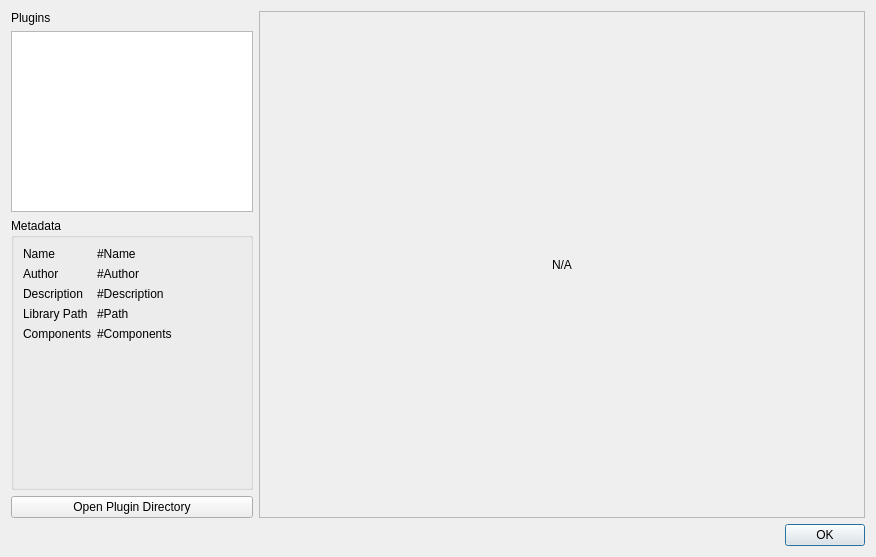
<?xml version="1.0" encoding="UTF-8"?>
<ui version="4.0">
 <class>w_PluginManager</class>
 <widget class="QDialog" name="w_PluginManager">
  <property name="geometry">
   <rect>
    <x>0</x>
    <y>0</y>
    <width>876</width>
    <height>557</height>
   </rect>
  </property>
  <property name="windowTitle">
   <string>Plugin Manager</string>
  </property>
  <layout class="QGridLayout" name="gridLayout_2" columnstretch="2,5">
   <item row="0" column="0">
    <layout class="QVBoxLayout" name="verticalLayout" stretch="0,2,3,0">
     <item>
      <widget class="QLabel" name="label">
       <property name="text">
        <string>Plugins</string>
       </property>
      </widget>
     </item>
     <item>
      <widget class="QListWidget" name="pluginListWidget"/>
     </item>
     <item>
      <widget class="QGroupBox" name="groupBox">
       <property name="title">
        <string>Metadata</string>
       </property>
       <layout class="QFormLayout" name="formLayout">
        <item row="0" column="0">
         <widget class="QLabel" name="label_3">
          <property name="text">
           <string>Name</string>
          </property>
          <property name="alignment">
           <set>Qt::AlignLeading|Qt::AlignLeft|Qt::AlignTop</set>
          </property>
         </widget>
        </item>
        <item row="0" column="1">
         <widget class="QLabel" name="pluginNameLabel">
          <property name="sizePolicy">
           <sizepolicy hsizetype="MinimumExpanding" vsizetype="Preferred">
            <horstretch>0</horstretch>
            <verstretch>0</verstretch>
           </sizepolicy>
          </property>
          <property name="cursor">
           <cursorShape>IBeamCursor</cursorShape>
          </property>
          <property name="text">
           <string>#Name</string>
          </property>
          <property name="wordWrap">
           <bool>true</bool>
          </property>
          <property name="textInteractionFlags">
           <set>Qt::LinksAccessibleByMouse|Qt::TextSelectableByMouse</set>
          </property>
         </widget>
        </item>
        <item row="1" column="0">
         <widget class="QLabel" name="label_4">
          <property name="text">
           <string>Author</string>
          </property>
          <property name="alignment">
           <set>Qt::AlignLeading|Qt::AlignLeft|Qt::AlignTop</set>
          </property>
         </widget>
        </item>
        <item row="1" column="1">
         <widget class="QLabel" name="pluginAuthorLabel">
          <property name="sizePolicy">
           <sizepolicy hsizetype="MinimumExpanding" vsizetype="Preferred">
            <horstretch>0</horstretch>
            <verstretch>0</verstretch>
           </sizepolicy>
          </property>
          <property name="cursor">
           <cursorShape>IBeamCursor</cursorShape>
          </property>
          <property name="text">
           <string>#Author</string>
          </property>
          <property name="wordWrap">
           <bool>true</bool>
          </property>
          <property name="textInteractionFlags">
           <set>Qt::LinksAccessibleByMouse|Qt::TextSelectableByMouse</set>
          </property>
         </widget>
        </item>
        <item row="2" column="0">
         <widget class="QLabel" name="label_7">
          <property name="text">
           <string>Description</string>
          </property>
          <property name="alignment">
           <set>Qt::AlignLeading|Qt::AlignLeft|Qt::AlignTop</set>
          </property>
         </widget>
        </item>
        <item row="2" column="1">
         <widget class="QLabel" name="pluginDescriptionLabel">
          <property name="sizePolicy">
           <sizepolicy hsizetype="MinimumExpanding" vsizetype="Preferred">
            <horstretch>0</horstretch>
            <verstretch>0</verstretch>
           </sizepolicy>
          </property>
          <property name="cursor">
           <cursorShape>IBeamCursor</cursorShape>
          </property>
          <property name="text">
           <string>#Description</string>
          </property>
          <property name="wordWrap">
           <bool>true</bool>
          </property>
          <property name="textInteractionFlags">
           <set>Qt::LinksAccessibleByMouse|Qt::TextSelectableByMouse</set>
          </property>
         </widget>
        </item>
        <item row="3" column="0">
         <widget class="QLabel" name="label_8">
          <property name="text">
           <string>Library Path</string>
          </property>
          <property name="alignment">
           <set>Qt::AlignLeading|Qt::AlignLeft|Qt::AlignTop</set>
          </property>
         </widget>
        </item>
        <item row="3" column="1">
         <widget class="QLabel" name="pluginLibPathLabel">
          <property name="sizePolicy">
           <sizepolicy hsizetype="MinimumExpanding" vsizetype="Preferred">
            <horstretch>0</horstretch>
            <verstretch>0</verstretch>
           </sizepolicy>
          </property>
          <property name="cursor">
           <cursorShape>IBeamCursor</cursorShape>
          </property>
          <property name="text">
           <string>#Path</string>
          </property>
          <property name="wordWrap">
           <bool>true</bool>
          </property>
          <property name="textInteractionFlags">
           <set>Qt::LinksAccessibleByMouse|Qt::TextSelectableByMouse</set>
          </property>
         </widget>
        </item>
        <item row="4" column="0">
         <widget class="QLabel" name="label_9">
          <property name="text">
           <string>Components</string>
          </property>
          <property name="alignment">
           <set>Qt::AlignLeading|Qt::AlignLeft|Qt::AlignTop</set>
          </property>
         </widget>
        </item>
        <item row="4" column="1">
         <widget class="QLabel" name="pluginComponentsLabel">
          <property name="sizePolicy">
           <sizepolicy hsizetype="MinimumExpanding" vsizetype="Preferred">
            <horstretch>0</horstretch>
            <verstretch>0</verstretch>
           </sizepolicy>
          </property>
          <property name="cursor">
           <cursorShape>IBeamCursor</cursorShape>
          </property>
          <property name="text">
           <string>#Components</string>
          </property>
          <property name="wordWrap">
           <bool>true</bool>
          </property>
          <property name="textInteractionFlags">
           <set>Qt::LinksAccessibleByMouse|Qt::TextSelectableByMouse</set>
          </property>
         </widget>
        </item>
       </layout>
      </widget>
     </item>
     <item>
      <layout class="QHBoxLayout" name="horizontalLayout">
       <item>
        <widget class="QPushButton" name="openPluginFolder">
         <property name="text">
          <string>Open Plugin Directory</string>
         </property>
        </widget>
       </item>
      </layout>
     </item>
    </layout>
   </item>
   <item row="0" column="1">
    <widget class="QFrame" name="frame">
     <property name="frameShape">
      <enum>QFrame::StyledPanel</enum>
     </property>
     <property name="frameShadow">
      <enum>QFrame::Raised</enum>
     </property>
     <layout class="QGridLayout" name="gridLayout">
      <property name="leftMargin">
       <number>0</number>
      </property>
      <property name="topMargin">
       <number>0</number>
      </property>
      <property name="rightMargin">
       <number>0</number>
      </property>
      <property name="bottomMargin">
       <number>0</number>
      </property>
      <item row="0" column="0">
       <layout class="QGridLayout" name="pluginSettingsLayout">
        <item row="0" column="0">
         <widget class="QLabel" name="pluginUnloadLabel">
          <property name="text">
           <string>N/A</string>
          </property>
          <property name="alignment">
           <set>Qt::AlignCenter</set>
          </property>
         </widget>
        </item>
       </layout>
      </item>
     </layout>
    </widget>
   </item>
   <item row="1" column="0" colspan="2">
    <widget class="QDialogButtonBox" name="buttonBox">
     <property name="orientation">
      <enum>Qt::Horizontal</enum>
     </property>
     <property name="standardButtons">
      <set>QDialogButtonBox::Ok</set>
     </property>
    </widget>
   </item>
  </layout>
 </widget>
 <resources/>
 <connections>
  <connection>
   <sender>buttonBox</sender>
   <signal>accepted()</signal>
   <receiver>w_PluginManager</receiver>
   <slot>accept()</slot>
   <hints>
    <hint type="sourcelabel">
     <x>248</x>
     <y>254</y>
    </hint>
    <hint type="destinationlabel">
     <x>157</x>
     <y>274</y>
    </hint>
   </hints>
  </connection>
  <connection>
   <sender>buttonBox</sender>
   <signal>rejected()</signal>
   <receiver>w_PluginManager</receiver>
   <slot>reject()</slot>
   <hints>
    <hint type="sourcelabel">
     <x>316</x>
     <y>260</y>
    </hint>
    <hint type="destinationlabel">
     <x>286</x>
     <y>274</y>
    </hint>
   </hints>
  </connection>
 </connections>
</ui>
